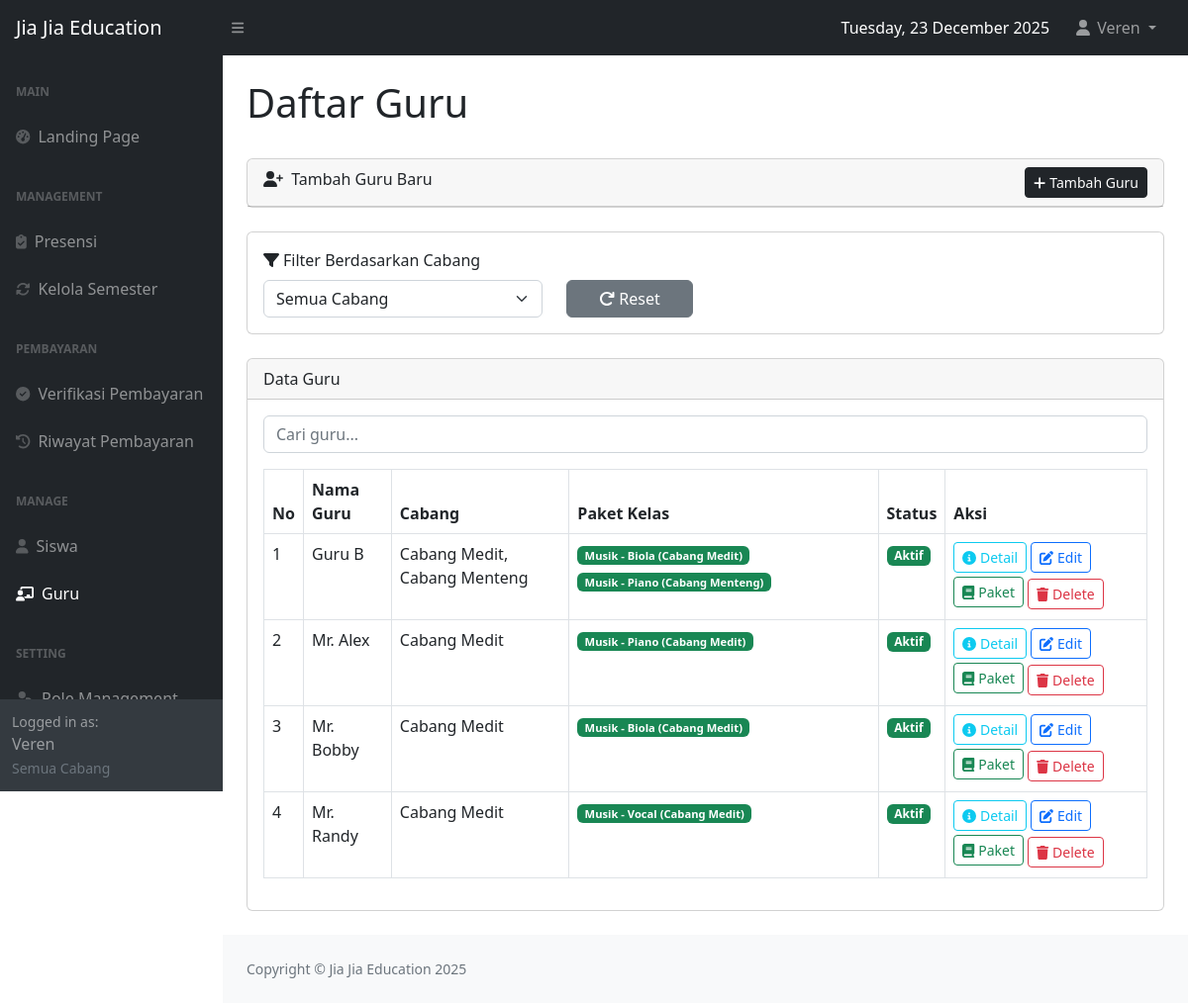
/guru.php?error=invalid_id (signed in), run on the app's committed database.
### tables this page shows
CREATE TABLE `guru` (
  `guru_id` int(11) NOT NULL,
  `nama_guru` varchar(100) NOT NULL,
  `status` enum('aktif','nonaktif','cuti') NOT NULL
);

### check_login.php (called while the page is built, shortened)
<?php
function getUserFullName() {
    return $_SESSION['full_name'] ?? 'User';
}
function getUserRoleId() {
    return isset($_SESSION['role_id']) ? (int) $_SESSION['role_id'] : 0;
}
?>

### guru.php (the view, shortened to what this page needs)
<?php
require 'check_login.php';
require 'config.php';
$current_user_name = getUserFullName();
$current_user_role_id = getUserRoleId();
$current_user_cabang_name = $_SESSION['cabang_name'] ?? 'Semua Cabang';
try {
    $query = "SELECT g.guru_id, g.nama_guru, g.status,
                     GROUP_CONCAT(DISTINCT c.nama_cabang ORDER BY c.nama_cabang SEPARATOR ', ') as cabang_list,
                     GROUP_CONCAT(DISTINCT cg.cabang_id ORDER BY c.nama_cabang SEPARATOR ',') as cabang_ids,
                     GROUP_CONCAT(DISTINCT
                         CONCAT(jl.name, ' - ', tl.name, ' (', cb.nama_cabang, ')')
                         ORDER BY cb.nama_cabang, jl.name, tl.name
                         SEPARATOR ' | ') as paket_list
              FROM guru g
              LEFT JOIN cabangguru cg ON g.guru_id = cg.guru_id
              LEFT JOIN cabang c ON cg.cabang_id = c.cabang_id
              LEFT JOIN guru_datales gd ON g.guru_id = gd.guru_id
              LEFT JOIN datales d ON gd.datales_id = d.datales_id
              LEFT JOIN cabang cb ON gd.cabang_id = cb.cabang_id
              LEFT JOIN jenistingkat jt ON d.jenistingkat_id = jt.jenistingkat_id
              LEFT JOIN tipeles tl ON jt.tipeles_id = tl.tipeles_id
              LEFT JOIN jenisles jl ON tl.jenisles_id = jl.jenisles_id
              GROUP BY g.guru_id
              ORDER BY g.nama_guru ASC";
    $stmt = $conn->prepare($query);
    if (!$stmt->execute()) {
        throw new Exception("Execute failed: " . $stmt->error);
    }
    $guru_result = $stmt->get_result();
    $guru_data = [];
    while ($row = $guru_result->fetch_assoc()) {
        $guru_data[] = $row;
    }
} catch (Exception $e) {
    error_log("Database error: " . $e->getMessage());
    $message = 'Gagal memuat data: ' . $e->getMessage();
    $message_type = 'danger';
    $guru_data = [];
}
?>
<!DOCTYPE html>
<html lang="en">
<head>
    <link href="css/styles.css" rel="stylesheet" />
</head>
<body class="sb-nav-fixed">
    <nav class="sb-topnav navbar navbar-expand navbar-dark bg-dark">
        <a class="navbar-brand ps-3" href="index.php">Jia Jia Education</a>
        <button class="btn btn-link btn-sm order-1 order-lg-0 me-4 me-lg-0" id="sidebarToggle"><i class="fas fa-bars"></i></button>
        <ul class="navbar-nav ms-auto ms-md-0 me-3 me-lg-4">
            <li class="nav-item d-none d-md-flex align-items-center me-3">
                <span class="text-white">
                    <?php
                    echo strftime("%A, %d %B %Y");
                    ?>
                </span>
            </li>
            <li class="nav-item dropdown">
                <a class="nav-link dropdown-toggle" id="navbarDropdown" href="#" role="button" data-bs-toggle="dropdown" aria-expanded="false">
                    <i class="fas fa-user fa-fw"></i> <?php echo htmlspecialchars($current_user_name); ?>
                </a>
            </li>
        </ul>
    </nav>
    <div id="layoutSidenav">
        <div id="layoutSidenav_nav">
            <nav class="sb-sidenav accordion sb-sidenav-dark">
                <div class="sb-sidenav-menu">
                    <div class="nav">
                        <div class="sb-sidenav-menu-heading">Main</div>
                        <a class="nav-link" href="index.php">
                            <div class="sb-nav-link-icon"><i class="fas fa-tachometer-alt"></i></div>
                            Landing Page
                        </a>
                        <div class="sb-sidenav-menu-heading">Management</div>
                        <a class="nav-link" href="absensi.php">
                            <div class="sb-nav-link-icon"><i class="fas fa-clipboard-check"></i></div>
                            Presensi
                        </a>
                        <a class="nav-link" href="kelola_semester.php">
                            <div class="sb-nav-link-icon"><i class="fas fa-sync-alt"></i></div>
                            Kelola Semester
                        </a>
                        <div class="sb-sidenav-menu-heading">Pembayaran</div>
                        <a class="nav-link" href="verifikasi_pembayaran.php">
                            <div class="sb-nav-link-icon"><i class="fas fa-check-circle"></i></div>
                            Verifikasi Pembayaran
                        </a>
                        <a class="nav-link" href="riwayat_pembayaran.php">
                            <div class="sb-nav-link-icon"><i class="fas fa-history"></i></div>
                            Riwayat Pembayaran
                        </a>
                        <div class="sb-sidenav-menu-heading">Manage</div>
                        <a class="nav-link" href="siswa.php">
                            <div class="sb-nav-link-icon"><i class="fas fa-user"></i></div>
                            Siswa
                        </a>
                        <a class="nav-link active" href="guru.php">
                            <div class="sb-nav-link-icon"><i class="fas fa-chalkboard-teacher"></i></div>
                            Guru
                        </a>
                        <div class="sb-sidenav-menu-heading">Setting</div>
                        <a class="nav-link" href="role.php">
                            <div class="sb-nav-link-icon"><i class="fas fa-user-tag"></i></div>
                            Role Management
                        </a>
                    </div>
                </div>
                <div class="sb-sidenav-footer">
                    <div class="small">Logged in as:</div>
                    <?php echo htmlspecialchars($current_user_name); ?><br>
                    <small class="text-muted"><?php echo htmlspecialchars($current_user_cabang_name); ?></small>
                </div>
            </nav>
        </div>
        <div id="layoutSidenav_content">
            <main>
                <div class="container-fluid px-4">
                    <h1 class="mt-4">Daftar Guru</h1>
                    <br>
                    <div class="card mb-4">
                        <div class="card-header">
                            <i class="fas fa-user-plus me-1"></i>
                            Tambah Guru Baru
                            <a href="tambahguru.php" class="btn btn-dark btn-sm float-end">
                                <i class="fas fa-plus"></i> Tambah Guru
                            </a>
                        </div>
                    </div>
                    <?php if ($current_user_role_id == 1): ?>
                    <div class="card mb-4">
                        <div class="card-body">
                            <div class="row align-items-end">
                                <div class="col-md-4">
                                    <label class="form-label"><i class="fas fa-filter me-1"></i>Filter Berdasarkan Cabang</label>
                                    <select class="form-select" id="filterCabang">
                                        <option value="">Semua Cabang</option>
                                    </select>
                                </div>
                                <div class="col-md-2">
                                    <button class="btn btn-secondary w-100" onclick="resetFilter()">
                                        <i class="fas fa-redo me-1"></i>Reset
                                    </button>
                                </div>
                            </div>
                        </div>
                    </div>
                    <?php endif; ?>
                    <div class="card mb-4">
                        <div class="card-header">
                            Data Guru
                        </div>
                        <div class="card-body">
                            <?php if (empty($guru_data)): ?>
                                <div class="alert alert-info">
                                    <i class="fas fa-info-circle me-2"></i>
                                    Belum ada data guru. Klik "Tambah Guru" untuk menambahkan guru baru.
                                </div>
                            <?php else: ?>
                            <div class="mb-3">
                                <input type="text" id="searchInput" class="form-control" placeholder="Cari guru...">
                            </div>
                            <div class="table-responsive">
                                <table class="table table-bordered" id="guruTable">
                                    <thead>
                                        <tr>
                                            <th width='40'>No</th>
                                            <th>Nama Guru</th>
                                            <th>Cabang</th>
                                            <th>Paket Kelas</th>
                                            <th>Status</th>
                                            <th>Aksi</th>
                                        </tr>
                                    </thead>
                                    <tbody>
                                        <?php
                                        if (!empty($guru_data)) {
                                            foreach ($guru_data as $index => $guru):
                                        ?>
                                        <tr data-cabang-ids="<?php echo htmlspecialchars($guru['cabang_ids'] ?? ''); ?>">
                                            <td><?php echo $index + 1; ?></td>
                                            <td><?php echo isset($guru['nama_guru']) ? htmlspecialchars($guru['nama_guru']) : 'N/A'; ?></td>
                                            <td>
                                                <?php
                                                if (!empty($guru['cabang_list'])) {
                                                    $cabang_arr = explode(', ', $guru['cabang_list']);
                                                    $total = count($cabang_arr);
                                                    foreach ($cabang_arr as $index => $cabang) {
                                                        echo '<span class="text-dark">' . htmlspecialchars(trim($cabang)) . '</span>';
                                                        if ($index < $total - 1) {
                                                            echo ', ';
                                                        }
                                                    }
                                                } else {
                                                    echo '<span class="text-muted">Belum ada cabang</span>';
                                                }
                                                ?>
                                            </td>
                                            <td>
                                                <?php
                                                if (!empty($guru['paket_list'])) {
                                                    $paket_arr = explode(' | ', $guru['paket_list']);
                                                    echo '<div style="max-height: 100px; overflow-y: auto;">';
                                                    foreach ($paket_arr as $paket) {
                                                        echo '<span class="badge bg-success text-white me-1 mb-1 d-inline-block" style="font-size: 0.7rem;">' . htmlspecialchars($paket) . '</span>';
                                                    }
                                                    echo '</div>';
                                                } else {
                                                    echo '<span class="text-muted"><i class="fas fa-minus-circle me-1"></i>Belum ada paket</span>';
                                                }
                                                ?>
                                            </td>
                                            <td>
                                                <?php if (isset($guru['status']) && !empty($guru['status'])): ?>
                                                    <span class="badge bg-<?php echo ($guru['status'] == 'aktif') ? 'success' : ($guru['status'] == 'cuti' ? 'warning' : 'secondary'); ?>">
                                                        <?php echo htmlspecialchars(ucfirst($guru['status'])); ?>
                                                    </span>
                                                <?php else: ?>
                                                    <span class="badge bg-secondary">Tidak Ada Status</span>
                                                <?php endif; ?>
                                            </td>
                                            <td>
                                                <?php if ($current_user_role_id <= 2): ?>
                                                <a href="detailguru.php?id=<?php echo (int)$guru['guru_id']; ?>" class="btn btn-sm btn-outline-info mb-1" title="Detail">
                                                    <i class="fas fa-info-circle"></i> Detail
                                                </a>
                                                <a href="editguru.php?id=<?php echo (int)$guru['guru_id']; ?>" class="btn btn-sm btn-outline-primary mb-1" title="Edit">
                                                    <i class="fas fa-edit"></i> Edit
                                                </a>
                                                <a href="assignpaket.php?id=<?php echo (int)$guru['guru_id']; ?>" class="btn btn-sm btn-outline-success mb-1" title="Assign Paket">
                                                    <i class="fas fa-book"></i> Paket
                                                </a>
                                                <button class="btn btn-sm btn-outline-danger" onclick="deleteGuru(<?php echo (int)$guru['guru_id']; ?>)" data-bs-toggle="modal" data-bs-target="#deleteGuruModal" title="Hapus">
                                                    <i class="fas fa-trash"></i> Delete
                                                </button>
                                                <?php else: ?>
                                                <span class="text-muted">-</span>
                                                <?php endif; ?>
                                            </td>
                                        </tr>
                                        <?php
                                            endforeach;
                                        } else {
                                            echo '<tr><td colspan="6" class="text-center">Tidak ada data guru</td></tr>';
                                        }
                                        ?>
                                    </tbody>
                                </table>
                            </div>
                            <?php endif; ?>
                        </div>
                    </div>
                </div>
            </main>
            <footer class="py-4 bg-light mt-auto">
                <div class="container-fluid px-4">
                    <div class="d-flex align-items-center justify-content-between small">
                        <div class="text-muted">Copyright &copy; Jia Jia Education <?php echo date('Y'); ?></div>
                    </div>
                </div>
            </footer>
        </div>
    </div>
</body>
</html>

### data on the page
guru: nama_guru "Guru B", cabang "Cabang Medit", cabang "Cabang Menteng", paket "Musik - Biola (Cabang Medit)", paket "Musik - Piano (Cabang Menteng)", status "Aktif"
guru: nama_guru "Mr. Alex", cabang "Cabang Medit", paket "Musik - Piano (Cabang Medit)", status "Aktif"
guru: nama_guru "Mr. Bobby", cabang "Cabang Medit", paket "Musik - Biola (Cabang Medit)", status "Aktif"
guru: nama_guru "Mr. Randy", cabang "Cabang Medit", paket "Musik - Vocal (Cabang Medit)", status "Aktif"

### other printed values
strftime("%A, %d %B %Y") "Tuesday, 23 December 2025"
$current_user_name "Veren"
$current_user_cabang_name "Semua Cabang"
